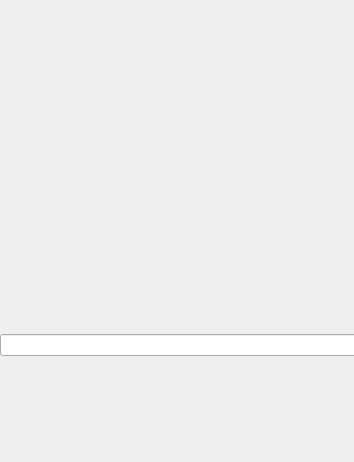
<?xml version="1.0" encoding="UTF-8"?>
<ui version="4.0">
 <class>searchOnEditAction</class>
 <widget class="QWidget" name="searchOnEditAction">
  <property name="geometry">
   <rect>
    <x>0</x>
    <y>0</y>
    <width>354</width>
    <height>462</height>
   </rect>
  </property>
  <property name="windowTitle">
   <string>Form</string>
  </property>
  <widget class="QWidget" name="verticalLayoutWidget">
   <property name="geometry">
    <rect>
     <x>0</x>
     <y>-10</y>
     <width>691</width>
     <height>711</height>
    </rect>
   </property>
   <layout class="QVBoxLayout" name="verticalLayout">
    <item>
     <widget class="QLineEdit" name="searchLine"/>
    </item>
    <item>
     <layout class="QGridLayout" name="gridLayout"/>
    </item>
   </layout>
  </widget>
 </widget>
 <resources/>
 <connections/>
</ui>
